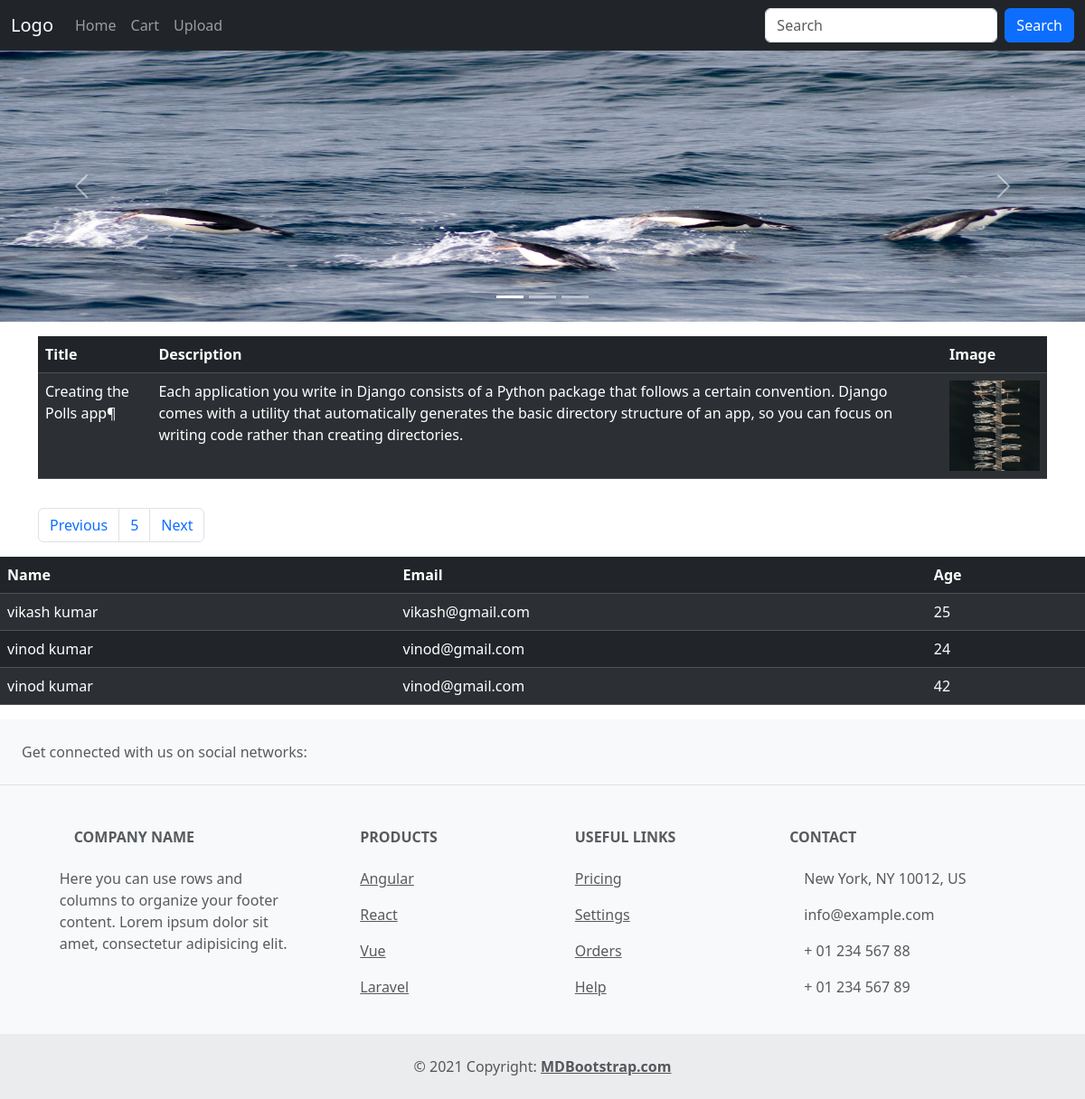
Screenshot of /?id=4 with the database file from the repository.
### shop/models.py (models this page shows)
class Article(models.Model):
    id = IntegerField(auto_created=True,unique=True,primary_key=True)
    title = CharField(max_length=255)
    description = TextField(null=False)
    picture = models.ImageField(upload_to= "pictures")

class Customers(models.Model):
    name = CharField(max_length=70)
    email = EmailField(max_length=255)
    age = IntegerField()

### shop/views.py (the view)
# urls.py: path('', views.shop_home, name='index'),
def shop_home(request):
    id = request.GET.get("id",1)
    art_id = int(id)
    try:
        articles = Article.objects.all()[art_id:art_id+1]
        customers = Customers.objects.all()[:3]
    except:
        return render(request,'404.html')
    return render(request, 'index.html',{"customers":customers,"articles":articles})

### shop/templates/index.html
{% extends 'components/base.html' %}
{% load  static %}
{% block content %}
<div class="container pt-3 pb-3">
{% if articles %}
<table class="table table-dark table-striped">
  <thead>
    <tr>
      <th>Title</th>
      <th>Description</th>
      <th>Image</th>
    </tr>
  </thead>
  <tbody>
  {% for article in articles %}
    <tr>
      <td>{{ article.title }}</td>
      <td>{{ article.description }}</td>
      <td> <img src="media/{{article.picture}}" width="100" height="100" class="img"></td>
    </tr>
  {% endfor %}
  </tbody>
</table>
</div>
<div class="container">
<nav aria-label="Page navigation example">
  <ul class="pagination">
    {% for article in articles %}
    <li class="page-item"><a class="page-link" href="/?id={{ article.id | add:1}}">Previous</a></li>
    <li class="page-item"><a class="page-link" href="/?id={{article.id}}">{{ article.id }}</a></li>
    <li class="page-item"><a class="page-link" href="/?id={{ article.id }}">Next</a></li>
    {% endfor %}
  </ul>
</nav>
</div>
{% else %}
<p> No Data Found </p>
{% endif %}
<table class="table table-dark table-striped">
    <thead>
      <tr>
        <th>Name</th>
        <th>Email</th>
        <th>Age</th>
      </tr>
    </thead>
    <tbody>
    {% for customer in customers %}
      <tr>
        <td>{{ customer.name }}</td>
        <td>{{ customer.email }}</td>
        <td>{{ customer.age }}</td>
      </tr>
    {% endfor %}
    </tbody>
  </table>
{% endblock content %}

### rows the page displays
Article: title "Creating the Polls app¶", description "Each application you write in Django consists of a Python package that follows a certain convention. Django comes with a utility that automatically generates the basic directory structure of an app, so you can focus on writing code rather than creating directories.", picture (picture), id "5"
Customers: name "vikash kumar", email "vikash@gmail.com", age "25"
Customers: name "vinod kumar", email "vinod@gmail.com", age "24"
Customers: name "vinod kumar", email "vinod@gmail.com", age "42"
